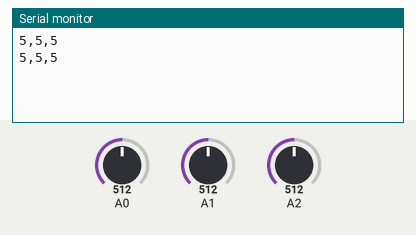
The sketch below on a simulated Arduino Uno, built with avr-gcc and run on an emulated ATmega328P. Shown: the last lines printed to the serial monitor. The test bench sets the inputs (shaded band); at power-on: A0 = 512, A1 = 512, A2 = 512.

Above: at 1.8 s.
1.9 s: A0 set to 716
At 2.8 s:
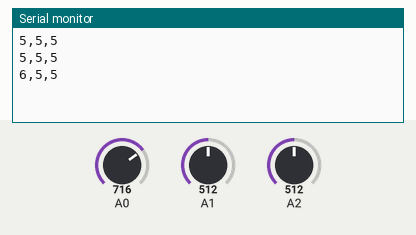
3.4 s: A1 set to 716
At 4.7 s:
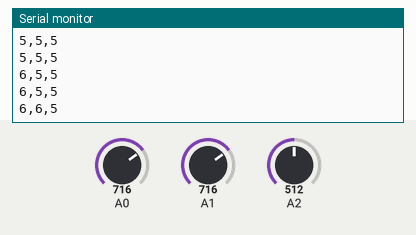
4.9 s: A2 set to 716
At 5.6 s:
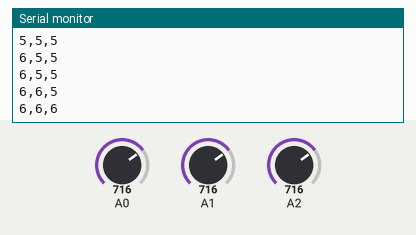
6.4 s: A0 set to 900
At 7.7 s:
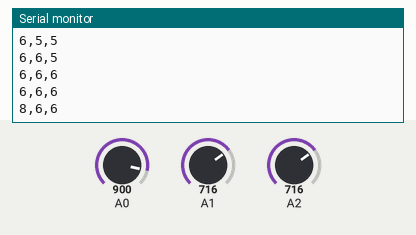
7.9 s: A1 set to 900
At 8.8 s:
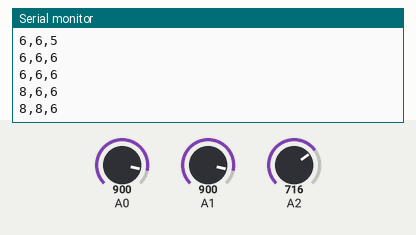
9.4 s: A2 set to 900
At 10.7 s:
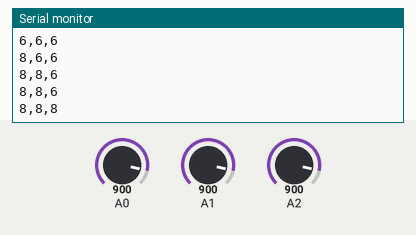
Timing chart, 0 to 11.9 s (numbered marks = the images above; inputs shaded):
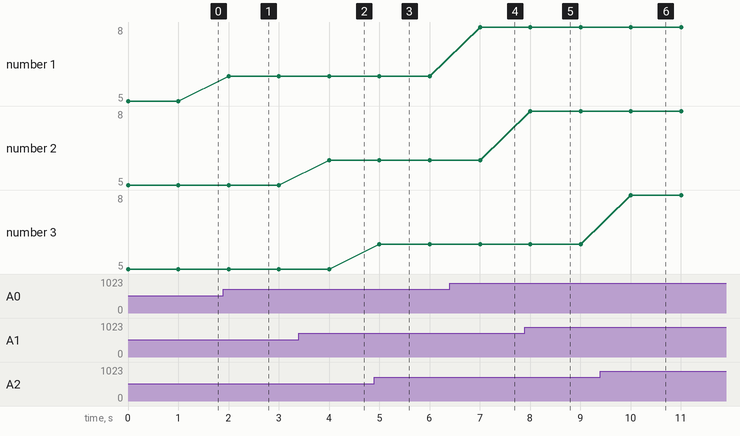

Measured:
- after the input at 1.9 s, the serial monitor: prints a new line after 0.10 s (image 1)
- after the input at 3.4 s, the serial monitor: prints a new line after 0.60 s (image 2)
- after the input at 4.9 s, the serial monitor: prints a new line after 0.10 s (image 3)
- after the input at 6.4 s, the serial monitor: prints a new line after 0.61 s (image 4)
- after the input at 7.9 s, the serial monitor: prints a new line after 0.11 s (image 5)
- after the input at 9.4 s, the serial monitor: prints a new line after 0.61 s (image 6)
- plotted number 1: 5 → 6 after the input at 1.9 s, 6 → 8 after the input at 6.4 s

The sketch:

slave.ino
```cpp
void setup() {
  Serial.begin(9600);  // Initialize Serial Communication on TX (pin 1)
}

void loop() {
  // Simulate flow rate readings
  int sourceFlow = map(analogRead(A0), 0, 1023, 0, 10);
  int dest1Flow = map(analogRead(A1), 0, 1023, 0, 10);
  int dest2Flow = map(analogRead(A2), 0, 1023, 0, 10);

  // Send data to Master
  Serial.print(sourceFlow);
  Serial.print(",");
  Serial.print(dest1Flow);
  Serial.print(",");
  Serial.println(dest2Flow);

  delay(1000);
}
```
